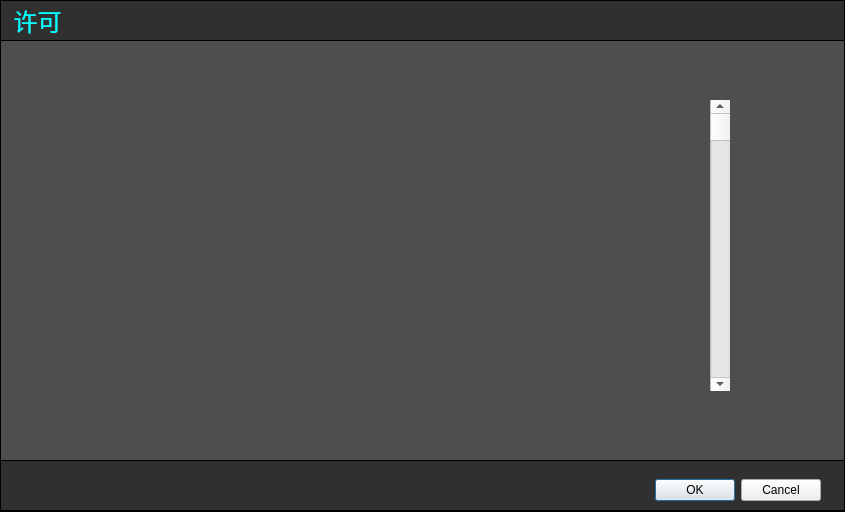
<?xml version="1.0" encoding="UTF-8"?>
<ui version="4.0">
 <class>License</class>
 <widget class="QDialog" name="License">
  <property name="geometry">
   <rect>
    <x>0</x>
    <y>0</y>
    <width>845</width>
    <height>512</height>
   </rect>
  </property>
  <property name="windowTitle">
   <string>Dialog</string>
  </property>
  <property name="styleSheet">
   <string notr="true">QDialog#License{background-color:#4E4E4E;border:1px solid black}</string>
  </property>
  <widget class="QLabel" name="label_16">
   <property name="geometry">
    <rect>
     <x>0</x>
     <y>0</y>
     <width>845</width>
     <height>41</height>
    </rect>
   </property>
   <property name="styleSheet">
    <string notr="true">background-color:#303030;color:#0ff;border:1px solid black;font-size:24px</string>
   </property>
   <property name="text">
    <string> 许可</string>
   </property>
  </widget>
  <widget class="QLabel" name="label_8">
   <property name="geometry">
    <rect>
     <x>0</x>
     <y>460</y>
     <width>845</width>
     <height>51</height>
    </rect>
   </property>
   <property name="styleSheet">
    <string notr="true">background-color:#303030;border:1px solid black;</string>
   </property>
   <property name="text">
    <string/>
   </property>
  </widget>
  <widget class="QDialogButtonBox" name="buttonBox">
   <property name="geometry">
    <rect>
     <x>390</x>
     <y>470</y>
     <width>431</width>
     <height>41</height>
    </rect>
   </property>
   <property name="standardButtons">
    <set>QDialogButtonBox::Cancel|QDialogButtonBox::Ok</set>
   </property>
  </widget>
  <widget class="QListWidget" name="listWidget">
   <property name="geometry">
    <rect>
     <x>130</x>
     <y>90</y>
     <width>121</width>
     <height>311</height>
    </rect>
   </property>
   <property name="styleSheet">
    <string notr="true">QListWidget{background-color:#4e4e4e;color:white;border:none;font-size:14px}
QListWidget::item:selected{backgroundcolor:#4e4e4e;color:#0ff;border:none;font-size:14px}</string>
   </property>
  </widget>
  <widget class="QPlainTextEdit" name="plainTextEdit">
   <property name="geometry">
    <rect>
     <x>255</x>
     <y>89</y>
     <width>481</width>
     <height>311</height>
    </rect>
   </property>
   <property name="styleSheet">
    <string notr="true">background-color:#4e4e4e;color:white;border:none;font-size:14px
</string>
   </property>
  </widget>
  <widget class="QScrollBar" name="verticalScrollBar">
   <property name="geometry">
    <rect>
     <x>710</x>
     <y>100</y>
     <width>20</width>
     <height>291</height>
    </rect>
   </property>
   <property name="orientation">
    <enum>Qt::Vertical</enum>
   </property>
  </widget>
 </widget>
 <resources/>
 <connections/>
</ui>
